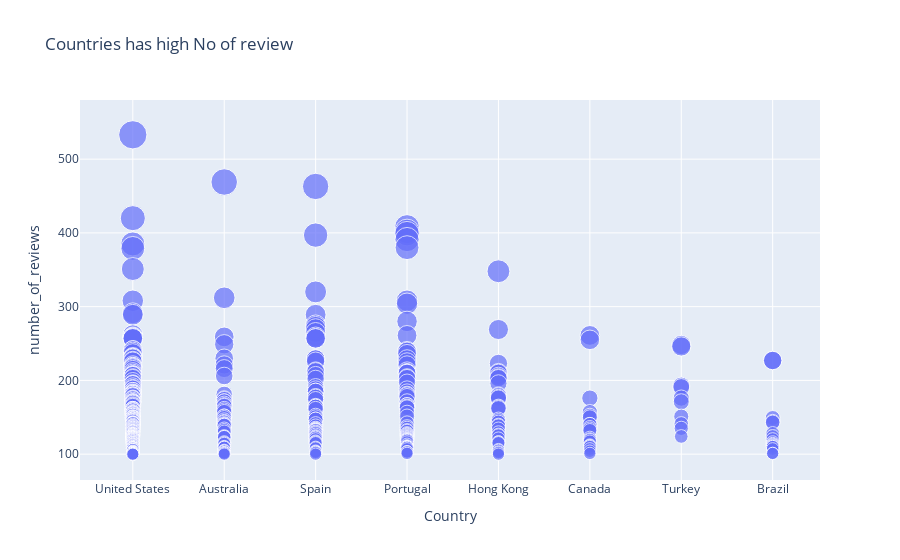

The cell this chart's notebook holds for it:
### Code cell
re_100=Airbnb1[['Country','Room_type','number_of_reviews']]
review_100=re_100.sort_values('number_of_reviews',ascending=False)
review_100=review_100[review_100['number_of_reviews']>=100].sort_values('number_of_reviews',ascending=False)
fig=px.scatter(review_100,x='Country',y='number_of_reviews',size='number_of_reviews',title="Countries has high No of review")
fig.show()

### Figure 1 — Plotly figure (JSON) as saved in the notebook; plotly's stock layout.template omitted (floating-point values rounded to 4 significant figures; data arrays with more than 128 entries replaced by an {"elided": "..."} marker saying what was removed)
{"data": [{"hovertemplate": "Country=%{x}<br>number_of_reviews=%{marker.size}<extra></extra>", "legendgroup": "", "marker": {"color": "#636efa", "size": {"elided": "450 int values"}, "sizemode": "area", "sizeref": 1.333, "symbol": "circle"}, "mode": "markers", "name": "", "orientation": "v", "showlegend": false, "type": "scatter", "x": {"elided": "450 str values"}, "xaxis": "x", "y": {"elided": "450 int values"}, "yaxis": "y"}], "layout": {"legend": {"itemsizing": "constant", "tracegroupgap": 0}, "title": {"text": "Countries has high No of review"}, "xaxis": {"anchor": "y", "domain": [0, 1], "title": {"text": "Country"}}, "yaxis": {"anchor": "x", "domain": [0, 1], "title": {"text": "number_of_reviews"}}}}
